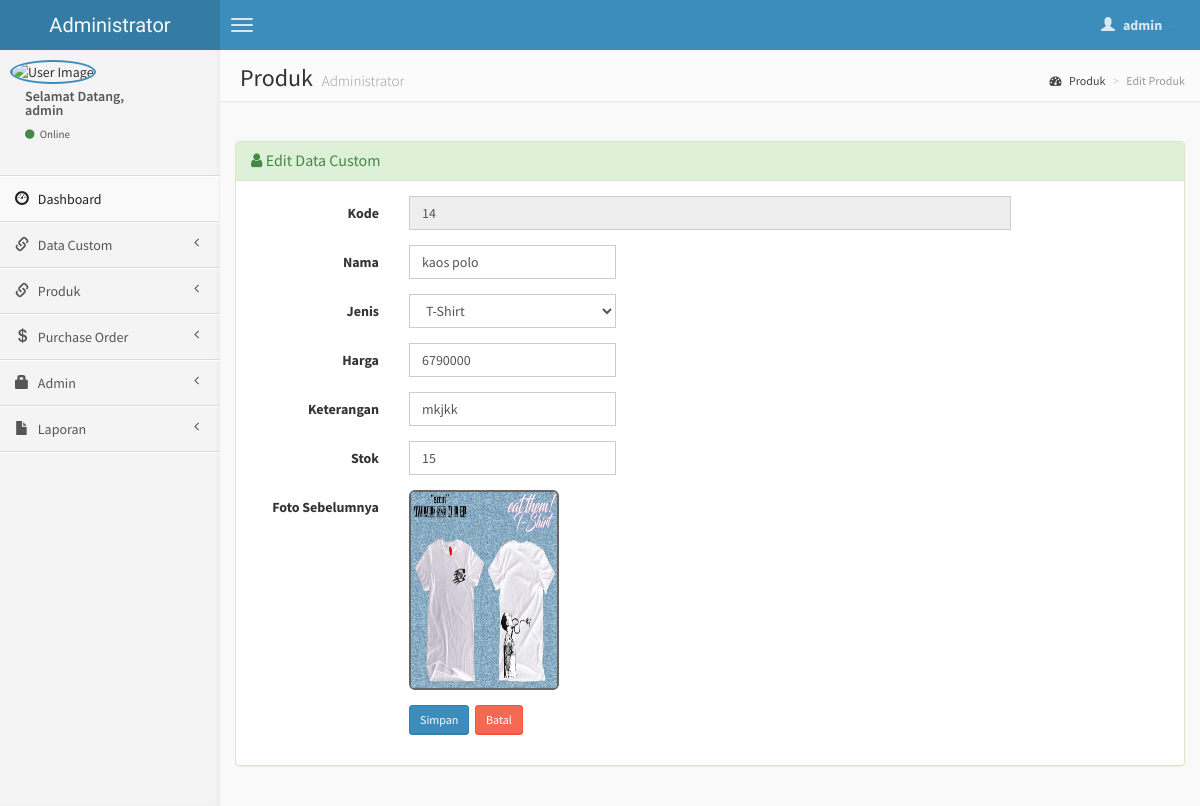
The app's page /admin/edit-produk.php?hal=edit&kode=14 (signed in), older data.
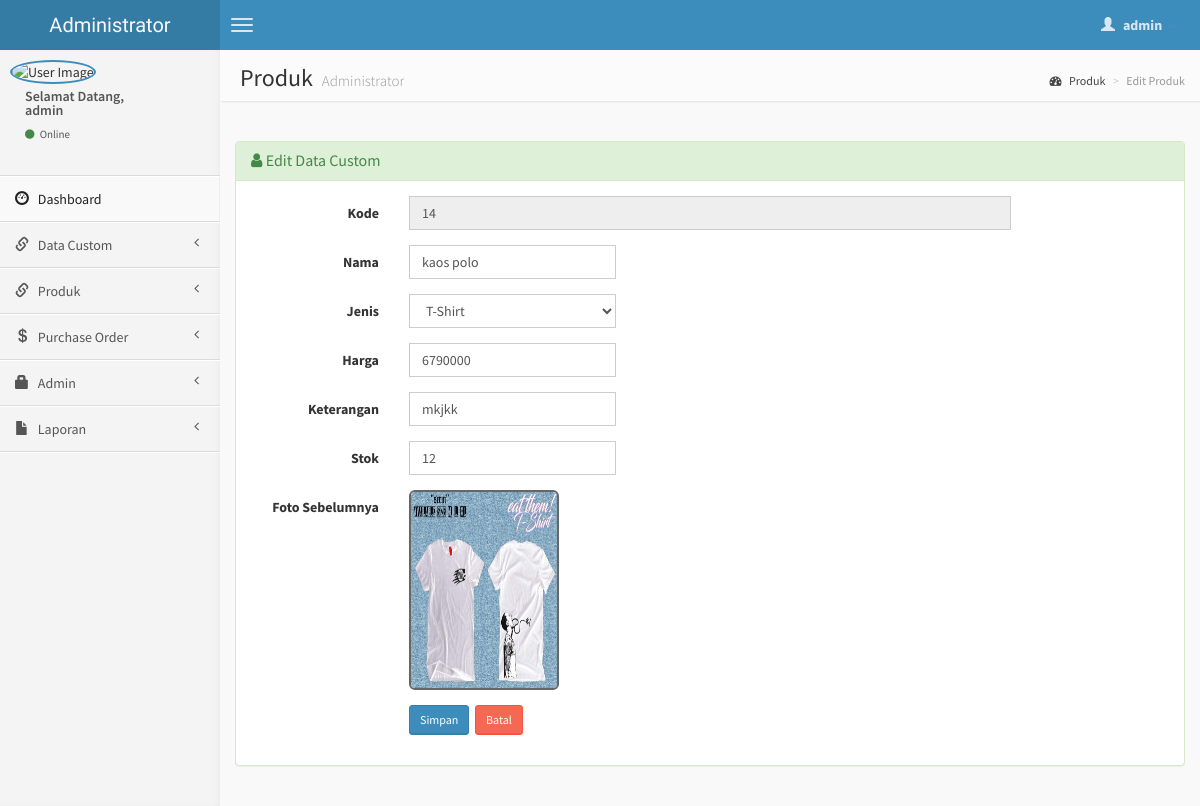
The same page, newer data.
### tables this page shows
CREATE TABLE `produk` (
  `kode` int(10) NOT NULL,
  `nama` varchar(30) NOT NULL,
  `jenis` varchar(10) NOT NULL,
  `size` varchar(20) NOT NULL,
  `color` varchar(20) NOT NULL,
  `harga` int(10) NOT NULL,
  `keterangan` varchar(100) NOT NULL,
  `stok` int(3) NOT NULL,
  `gambar` varchar(40) NOT NULL
);

### admin/edit-produk.php (the view, shortened to what the changed rows need)
<?php include('header.php'); ?>
    <body class="skin-blue">
        <div class="wrapper row-offcanvas row-offcanvas-left">
            <aside class="right-side">
                <section class="content-header">
                    <h1>
                        Produk
                        <small>Administrator</small>
                    </h1>
                </section>
                <section class="content">
                <?php
           $kd = $_GET['kode'];
			$sql = mysqli_query($koneksi, "SELECT * FROM produk WHERE kode='$kd'");
			if(mysqli_num_rows($sql) == 0){
				header("Location: produk.php");
			}else{
				$row = mysqli_fetch_assoc($sql);
			}
			?>
                    <br />
                    <div class="row">
                        <div class="col-lg-12">
                        <div class="panel panel-success">
                        <div class="panel-body">
                  <div class="form-panel">
                      <form class="form-horizontal style-form" action="update-produk.php" method="post" enctype="multipart/form-data" name="form1" id="form1">
                          <div class="form-group">
                              <div class="col-sm-8">
                                  <input name="kode" type="text" id="kode" value="<?php echo $row['kode']; ?>" class="form-control" autocomplete="off" placeholder="Auto Number Tidak perlu di isi" readonly="readonly"/>
                              </div>
                          </div>
                          <div class="form-group">
                              <div class="col-sm-3">
                            <input name="nama" type="text" id="nama" value="<?php echo $row['nama']; ?>" class="form-control" autocomplete="off" placeholder="Nama Produk" autocomplete="off" required />
                            </div>
                          </div>
						   <div class="form-group">
							    <div class="col-sm-3">
                            <select id="jenis" name="jenis" value="<?php echo $row['jenis']; ?>" class="form-control" required>
                            <option value="T-Shirt">T-Shirt</option>
                            </select>
                            </div>
                          </div>
                          <div class="form-group">
                              <div class="col-sm-3">
                            <input name="harga" type="text" id="harga" value="<?php echo $row['harga']; ?>" class="form-control" autocomplete="off" placeholder="Harga Produk" autocomplete="off" required />
                            </div>
                          </div>
                          <div class="form-group">
                              <div class="col-sm-3">
                            <input name="keterangan" type="text" id="keterangan" value="<?php echo $row['keterangan']; ?>" class="form-control" autocomplete="off" placeholder="Keterangan" autocomplete="off" required />
                            </div>
                          </div>
                          <div class="form-group">
                              <div class="col-sm-3">
                            <input name="stok" type="text" id="stok" value="<?php echo $row['stok']; ?>" class="form-control" autocomplete="off" placeholder="Stok" autocomplete="off" required />
                            </div>
                          </div>
                          <div class="form-group">
                              <div class="col-sm-3">
                            <img src="<?php echo $row['gambar']; ?>" class="img-rounded" width="150" height="200" style="border: 2px solid #666;" />
                            </div>
                          </div>
                      </form>
                  </div>
                  </div>
                  </div>
          		</div>
                    </div>
                </section>
            </aside>
        </div>
<?php include('footer.php'); ?>

Row changes from the older to the newer data that the page shows:
changed produk "kaos polo": stok "15" → "12"
